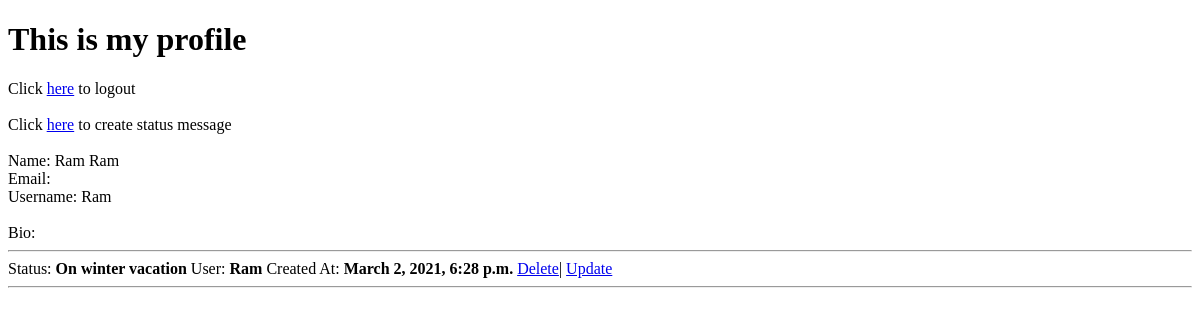
Before: /accounts/profile/ (signed in) with the older database file.
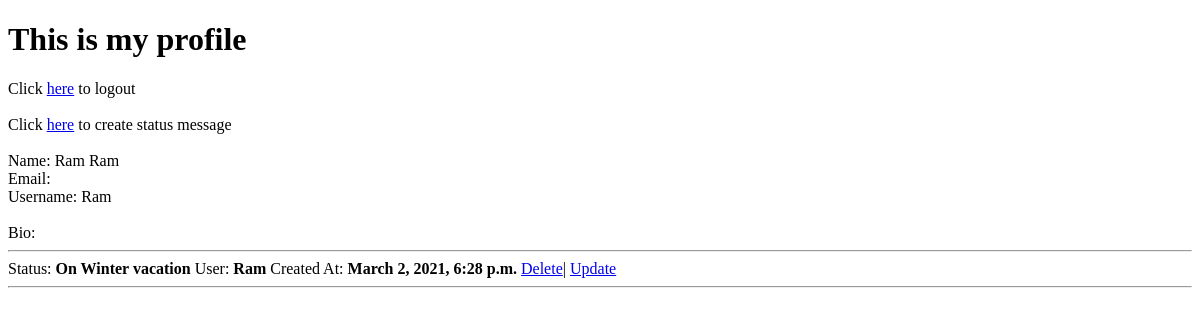
After: the same page with the newer database file.
### statusapp/models.py (models this page shows, shortened)
class StatusMessage(models.Model):
    status = models.CharField(max_length=200)
    user = models.ForeignKey(get_user_model(),on_delete=models.CASCADE)
    created_at = models.DateTimeField(auto_now_add=True)
    modified_at = models.DateTimeField(auto_now=True)

### user/models.py (models this page shows)
class User(AbstractUser):
    middle_name = models.CharField(max_length=100)
    group = None
    user_permissions = None

### accounts/views.py (the view)
# urls.py: path('profile/', profile_view),
@login_required()
def profile_view(request):
    from statusapp.models import StatusMessage
    messages = StatusMessage.objects.filter(user_id=request.user.id)
    return render(request, 'accounts/profile.html', {
        'messages': messages
    })

### accounts/templates/accounts/profile.html (shortened to what this page needs)
<!DOCTYPE html>
<html lang="en">
<head>
</head>
<body>
<h1>This is my profile</h1>
Click <a href="/accounts/logout/">here</a> to logout <br><br>
Click <a href="{% url 'statusapp:create' %}">here</a> to create status message <br><br>
Name: {{ request.user.get_full_name }} <br>
Email: {{ request.user.email }} <br>
Username: {{ request.user.username }} <br><br>
Bio: {{ request.user.get_bio }}
<hr>
{% for msg in messages %}
    Status: <b>{{ msg.status }}</b>
    User: <b>{{ msg.user.username }}</b>
    Created At: <b>{{ msg.created_at }}</b>
    {% if msg.user == request.user %}
        <a href="{% url 'statusapp:delete' msg.id %}">Delete</a>|
        <a href="{% url 'statusapp:update' msg.id %}">Update</a>
    {% endif %}
    <hr>
{% endfor %}
</body>
</html>

Changed rows visible on the page:
changed StatusMessage "Ram": status "On winter vacation" → "On Winter vacation"
